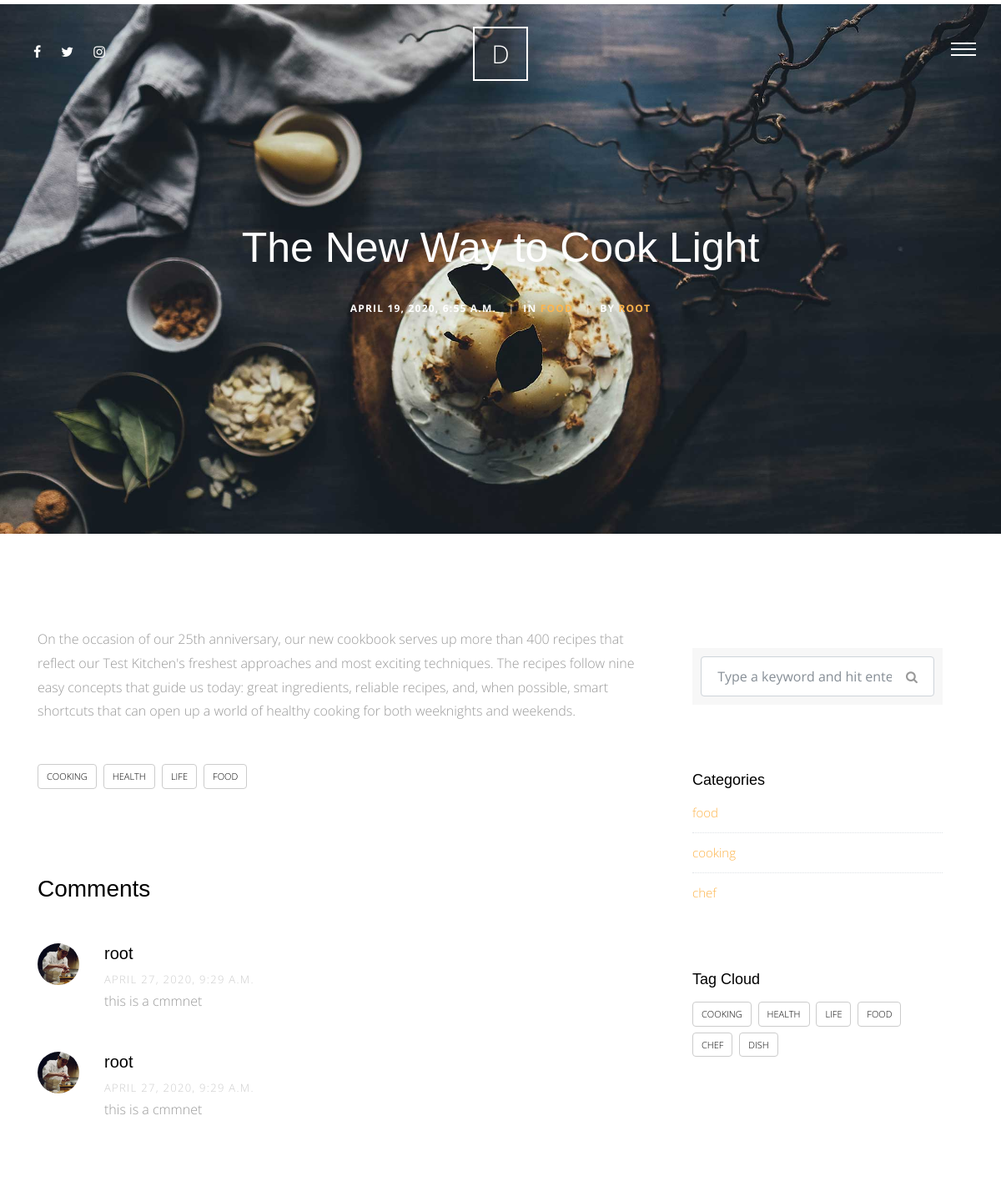
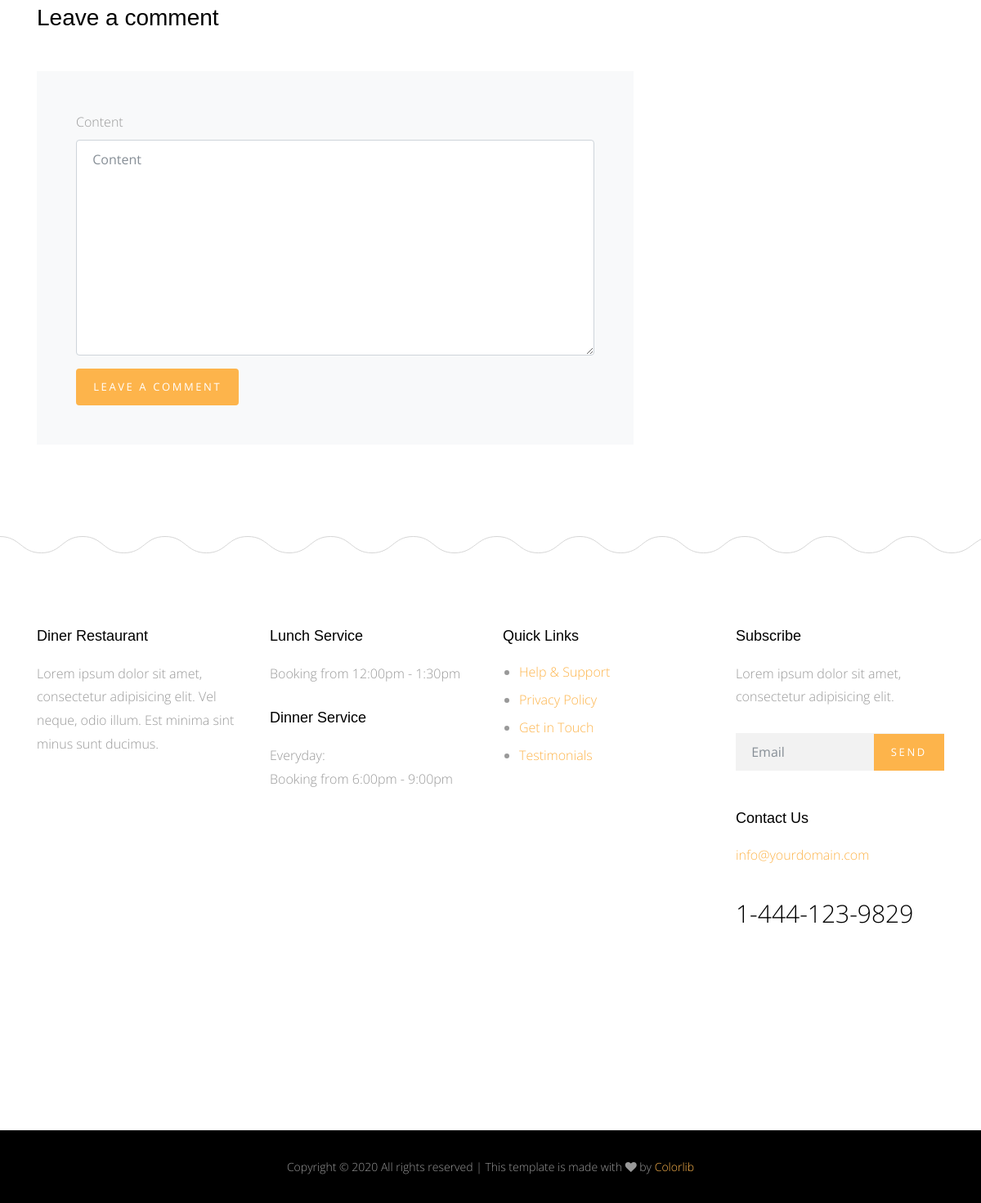
The page /blog/1 on the database its author committed (2 pictures, top to bottom).
### blog/models.py (models this page shows, shortened)
class Post(models.Model):
    title = models.CharField(max_length=50)
    content = models.TextField()
    auther = models.ForeignKey(User, on_delete=models.CASCADE)
    created = models.DateTimeField(default=timezone.now)
    image = models.ImageField(upload_to='blog/', blank=True, null=True)
    category = models.ForeignKey(
        'Category', null=True, on_delete=models.SET_NULL)
    tags = TaggableManager(blank=True)
    class Meta:
        verbose_name = 'post'
        verbose_name_plural = 'posts'
    def __str__(self):
        return self.title

class Category(models.Model):
    category_name = models.CharField(max_length=50)
    class Meta:
        verbose_name = 'category'
        verbose_name_plural = 'categories'
    def __str__(self):
        return self.category_name

class Comment(models.Model):
    user = models.ForeignKey(User, on_delete=models.CASCADE)
    post = models.ForeignKey(Post, on_delete=models.CASCADE)
    content = models.TextField()
    created = models.DateTimeField(default=timezone.now)
    class Meta:
        verbose_name = 'comment'
        verbose_name_plural = 'comments'

### blog/views.py (the view)
# urls.py: path('<int:id>', views.post_detail , name='post_detail'),
def post_detail(request, id):
    post_detail = Post.objects.get(id=id)
    categories = Category.objects.all()
    all_tags = Tag.objects.all()
    comments = Comment.objects.filter(post=post_detail)
    comment_form = CommentForm()
    if request.method == 'POST':
        comment_form = CommentForm(request.POST)
        if comment_form.is_valid():
            new_comment = comment_form.save(commit=False)
            new_comment.user = request.user
            new_comment.post = post_detail
            new_comment.save()
    else:
        comment_form = CommentForm()
    context = {
        'post_detail': post_detail,
        'categories': categories,
        'all_tags': all_tags,
        'comments': comments,
        'comment_form': comment_form,
    }
    return render(request, 'Post/post_detail.html', context)

### blog/forms.py
class CommentForm(forms.ModelForm):
    class Meta:
        model = Comment
        fields = [
            'content'
        ]

### blog/templates/Post/post_detail.html (shortened to what this page needs)
{% extends 'base.html' %}
{% load static%}
{% load bootstrap4 %}
{% block body%}
<div class="main-wrap">
    <div class="cover_1 cover_sm">
        <div class="img_bg" style="background-image: url({% static 'site_static/img/slider-1.jpg' %});"
            data-stellar-background-ratio="0.5">
            <div class="container">
                <div class="row align-items-center justify-content-center">
                    <div class="col-md-7 text-center" data-aos="fade-up">
                        <h2 class="heading mb-4">{{post_detail}}</h2>
                        <div class="post-info">
                            <div class="date-info">{{post_detail.created}}</div>
                            <div class="category-info"><span class="seperator">|</span>In <a href="#"
                                    data-title="View all posts in Lifestyle"
                                    title="View all posts in Lifestyle">{{post_detail.category}}</a></div>
                            <div class="author-info"><span class="seperator">|</span>By <a
                                    href="#">{{post_detail.auther}}</a></div>
                        </div>
                    </div>
                </div>
            </div>
        </div>
    </div>
    <div class="section">
        <div class="container">
            <div class="row">
                <div class="col-md-8">
                    <p> {{post_detail.content}} </p>
                    <div class="tag-widget post-tag-container mb-5 mt-5">
                        <div class="tagcloud">
                            {% for tag in post_detail.tags.all %}
                            <a href="{% url 'blog:post_by_tag' tag %}" class="tag-cloud-link">{{tag.name}}</a>
                            {% endfor %}
                        </div>
                    </div>
                    <div class="pt-5 mt-5">
                        <h3 class="mb-5">Comments</h3>
                        <ul class="comment-list">
                            {% for comment in comments %}
                            <li class="comment">
                                <div class="vcard bio">
                                    <img src="img/person_1.jpg" alt="Image placeholder">
                                </div>
                                <div class="comment-body">
                                    <h3>{{comment.user}}</h3>
                                    <div class="meta">{{comment.created}}</div>
                                    <p>{{comment.content}}</p>
                                </div>
                            </li>
                            {% endfor %}
                        </ul>
                        <div class="comment-form-wrap pt-5">
                            <h3 class="mb-5">Leave a comment</h3>
                            <form method="POST" class="p-5 bg-light">
                                    {% bootstrap_form comment_form %}
                                    {% buttons %}
                                        <button type="submit" class="btn btn-primary">Leave a Comment</button>
                                    {% endbuttons %}
                            </form>
                        </div>
                    </div>
                </div>
                <div class="col-md-4 sidebar">
                    <div class="sidebar-box">
                        <form action="{% url 'blog:post_list'%}" method="GET" class="search-form">
                            <div class="form-group">
                                <span class="icon fa fa-search"></span>
                                <input type="text" class="form-control" name = 'q' value = "{{request.GET.q}}" placeholder="Type a keyword and hit enter">
                            </div>
                        </form>
                    </div>
                    <div class="sidebar-box">
                        <div class="categories">
                            <h3>Categories</h3>
                            {% for category in categories %}
                            <li><a href="{% url 'blog:post_by_category' category %}">{{category}} </a></li>
                            {% endfor %}
                        </div>
                    </div>
                    <div class="sidebar-box">
                        <h3>Tag Cloud</h3>
                        <div class="tagcloud">
                            {% for tag in all_tags %}
                            <a href="{% url 'blog:post_by_tag' tag %}" class="tag-cloud-link">{{tag}}</a> {% endfor %}
                        </div>
                    </div>
                </div>
            </div>
        </div>
    </div>
</div>
{% endblock body %}

### static/site_static/css/style.css (style rules this page uses)
html { overflow-x: hidden; }
body { background: #fff; font-family: "Open Sans", cursive; font-size: 16px; line-height: 1.8; font-weight: 300; color: #999999; }
a { -webkit-transition: .3s all ease; -o-transition: .3s all ease; transition: .3s all ease; text-decoration: none; }
h1, h2, h3, h4, h5 { color: #000; font-family: "Playfair Display", Arial, sans-serif; }
.btn, .form-control { outline: none; }
textarea.form-control { height: inherit; }
.btn { font-size: 13px; text-transform: uppercase; letter-spacing: .2em; }
.btn.btn-primary { color: #fff; border-width: 2px; }
.section { padding: 7em 0; }
.cover_1 { position: relative; }
.cover_1 .img_bg { background-repeat: no-repeat; background-size: cover !important; background-position: center center; }
.cover_1 .img_bg, .cover_1 .img_bg>.container>.row { min-height: 700px; height: 100vh; }
.cover_1.cover_sm .img_bg, .cover_1.cover_sm .img_bg>.container>.row { min-height: 600px; height: 80vh; }
.cover_1 .heading { color: white; font-weight: 300; font-size: 30px; line-height: 1.5; }
@media (min-width: 768px) { .cover_1 .heading { font-size: 50px; line-height: 1.5; } }
.post-info { font-size: 12px; text-transform: uppercase; font-weight: bold; color: #fff; letter-spacing: .1em; }
.post-info>div { display: inline-block; }
.post-info>div .seperator { display: inline-block; margin: 0 10px; opacity: .5; }
.tagcloud a { text-transform: uppercase; display: inline-block; padding: 4px 10px; margin-bottom: 7px; margin-right: 4px; border-radius: 4px; color: #000; border: 1px solid #ccc; font-size: 11px; }
.comment-form-wrap { clear: both; }
.comment-list { padding: 0; margin: 0; }
.comment-list li { padding: 0; margin: 0 0 30px 0; float: left; width: 100%; clear: both; list-style: none; }
.comment-list li .vcard { width: 80px; float: left; }
.comment-list li .vcard img { width: 50px; border-radius: 50%; }
.comment-list li .comment-body { float: right; width: calc(100% - 80px); }
.comment-list li .comment-body h3 { font-size: 20px; }
.comment-list li .comment-body .meta { text-transform: uppercase; font-size: 13px; letter-spacing: .1em; color: #ccc; }
.search-form { background: #f7f7f7; padding: 10px; }
.search-form .form-group { position: relative; }
.search-form .form-group input { padding-right: 50px; }
.search-form .icon { position: absolute; top: 50%; right: 20px; -webkit-transform: translateY(-50%); -ms-transform: translateY(-50%); transform: translateY(-50%); }
.sidebar-box { margin-bottom: 30px; padding: 25px; font-size: 15px; width: 100%; float: left; background: #fff; }
.sidebar-box *:last-child { margin-bottom: 0; }
.sidebar-box h3 { font-size: 18px; margin-bottom: 15px; }
.categories li, .sidelink li { position: relative; margin-bottom: 10px; padding-bottom: 10px; border-bottom: 1px dotted #dee2e6; list-style: none; }
.categories li:last-child, .sidelink li:last-child { margin-bottom: 0; border-bottom: none; padding-bottom: 0; }
.categories li a, .sidelink li a { display: block; }

### rows shown on the page
Post: title "The New Way to Cook Light", created "APRIL 19, 2020, 6:55 A.M.", category "FOOD", auther "ROOT", content "On the occasion of our 25th anniversary, our new cookbook serves up more than 400 recipes that reflect our Test Kitchen's freshest approaches and most exciting techniques. The recipes follow nine easy concepts that guide us today: great ingredients, reliable recipes, and, when possible, smart shortcuts that can open up a world of healthy cooking for both weeknights and weekends."
Tag: name "COOKING"
Tag: name "HEALTH"
Tag: name "LIFE"
Tag: name "FOOD"
Comment: user "root", created "APRIL 27, 2020, 9:29 A.M.", content "this is a cmmnet"
Comment: user "root", created "APRIL 27, 2020, 9:29 A.M.", content "this is a cmmnet"
Category: category_name "food"
Category: category_name "cooking"
Category: category_name "chef"
Tag: name "CHEF"
Tag: name "DISH"
